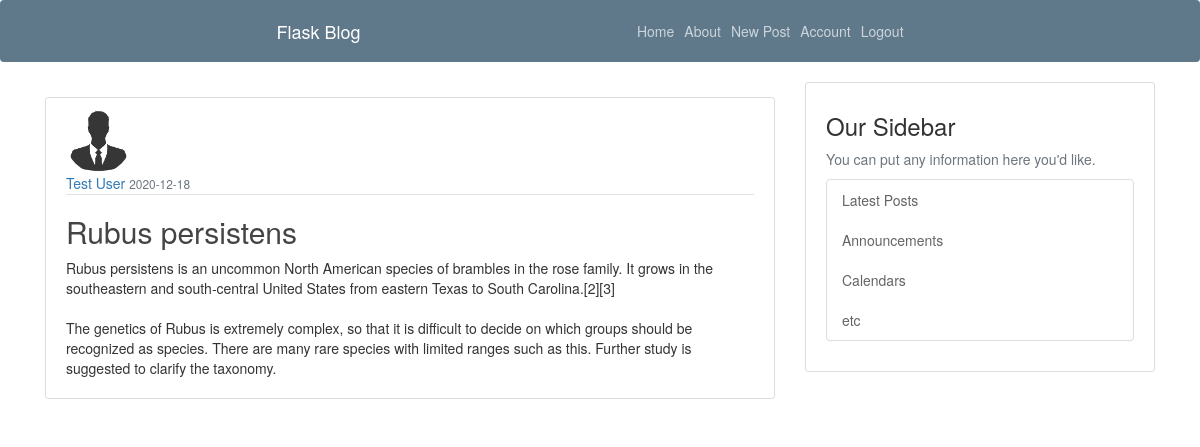
The app's page /post/2 (signed in) with its own data.
### flaskblog/models.py (models this page shows, shortened)
class User(db.Model, UserMixin):
    id = db.Column(db.Integer, primary_key=True)
    username = db.Column(db.String(20), unique=True, nullable=False)
    email = db.Column(db.String(120), unique=True, nullable=False)
    image_file = db.Column(db.String(20), nullable=False,
                           default='default.jpg')
    password = db.Column(db.String(60), nullable=False)
    posts = db.relationship('Post', backref='author', lazy=True)

class Post(db.Model):
    id = db.Column(db.Integer, primary_key=True)
    title = db.Column(db.String(100), nullable=False)
    date_posted = db.Column(db.DateTime, nullable=False,
                            default=datetime.utcnow)
    content = db.Column(db.Text, nullable=False)
    user_id = db.Column(db.Integer, db.ForeignKey('user.id'), nullable=False)

### flaskblog/posts/routes.py (the view)
@posts.route("/post/<int:post_id>", methods=['GET', 'POST'])
@login_required
def post(post_id):
    post = Post.query.get_or_404(post_id)
    return render_template('post.html', title=post.title, post=post)

### flaskblog/models.py (called while the page is built)
@login_manager.user_loader
def load_user(user_id):
    return User.query.get(int(user_id))

### flaskblog/templates/post.html (shortened to what this page needs)
{% extends "layout.html" %}
{% block content %}
<link rel="stylesheet" href="http://maxcdn.bootstrapcdn.com/bootstrap/3.2.0/css/bootstrap.css">
<article class="media content-section">
    <img class="rounded-circle article-img" src="{{ url_for('static', filename='profile_pics/' + post.author.image_file) }}">
    <div class="media-body">
      <div class="article-metadata">
        <a class="mr-2" href="{{ url_for('users.user_posts', username=post.author.username) }}">{{ post.author.username }}</a>
        <small class="text-muted">{{ post.date_posted.strftime('%Y-%m-%d') }}</small>
      </div>
      <h2 class="article-title">{{ post.title }}</h2>
      <p class="article-content">{{ post.content }}</p>
    </div>
  </article>
{% endblock content %}

### flaskblog/static/main.css (style rules this page uses)
body { background: #fafafa; color: #333333; margin-top: 5rem; }
h1, h2, h3, h4, h5, h6 { color: #444444; }
.content-section { background: #ffffff; padding: 10px 20px; border: 1px solid #dddddd; border-radius: 3px; margin-bottom: 20px; }
.article-title { color: #444444; }
.article-content { white-space: pre-line; }
.article-img { height: 65px; width: 65px; margin-right: 16px; }
.article-metadata { padding-bottom: 1px; margin-bottom: 4px; border-bottom: 1px solid #e3e3e3 }

### records on screen
User: image_file (placeholder picture), author.username "Test User"
Post: date_posted "2020-12-18", title "Rubus persistens", content "Rubus persistens is an uncommon North American species of brambles in the rose family. It grows in the southeastern and south-central United States from eastern Texas to South Carolina.[2][3] The genetics of Rubus is extremely complex, so that it is difficult to decide on which groups should be recognized as species. There are many rare species with limited ranges such as this. Further study is suggested to clarify the taxonomy."
